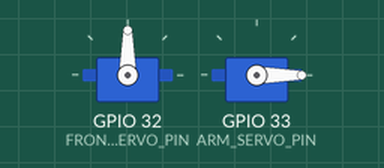
The sketch below on a simulated ESP32. Parts: 2 × servo.

Above: at 0.1 s.
At 15.45 s:
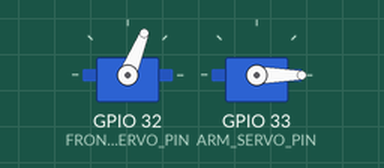
At 16.9 s:
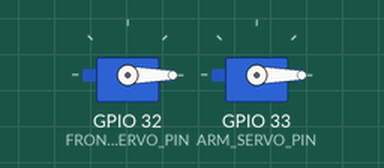
At 32.6 s:
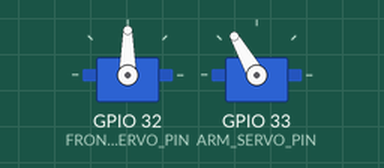
Timing chart, 0 to 34.1 s (numbered marks = the images above):
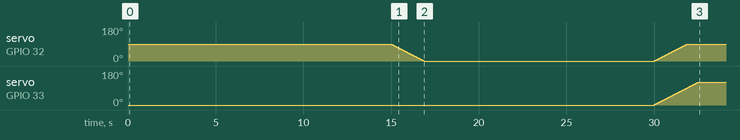

The sketch:

servoarmfront.ino
```cpp
#include <ESP32Servo.h>

// Define servo pins
#define FRONT_SERVO_PIN 32
#define ARM_SERVO_PIN 33  // Adjust based on your actual setup

// Define servo positions and movement parameters
#define FRONT_SERVO_POS_90 90
#define FRONT_SERVO_POS_0 0
#define ARM_SERVO_POS_120 120
#define ARM_SERVO_POS_DOWN 0  // Assuming down position as 0 degrees
#define SERVO_MOVE_INTERVAL 20 // Time in milliseconds between servo movements to control speed

// Create servo objects
Servo FrontServo;
Servo ArmServo;

// Variables to manage servo positions and timing
int frontServoTargetPosition = FRONT_SERVO_POS_90; // Target position for front servo
int armServoTargetPosition = ARM_SERVO_POS_DOWN; // Target position for arm servo
unsigned long lastFrontServoMoveTime = 0;
unsigned long lastArmServoMoveTime = 0;
unsigned long frontServoChangeTime = 0;
unsigned long armServoChangeTime = 0;

void setup() {
  ESP32PWM::allocateTimer(0);
  ESP32PWM::allocateTimer(1);
  FrontServo.attach(FRONT_SERVO_PIN);
  ArmServo.attach(ARM_SERVO_PIN);
  FrontServo.write(frontServoTargetPosition);
  ArmServo.write(armServoTargetPosition);
}

void loop() {
  unsigned long currentMillis = millis();

  // Front servo control
  if (currentMillis - frontServoChangeTime >= 15000) { // Every 15 seconds
    frontServoChangeTime = currentMillis;
    frontServoTargetPosition = (frontServoTargetPosition == FRONT_SERVO_POS_90) ? FRONT_SERVO_POS_0 : FRONT_SERVO_POS_90;
  }

  // Slow movement control for FrontServo
  if (currentMillis - lastFrontServoMoveTime > SERVO_MOVE_INTERVAL) {
    lastFrontServoMoveTime = currentMillis;
    int currentPos = FrontServo.read();
    if (currentPos < frontServoTargetPosition) {
      FrontServo.write(currentPos + 1); // Increment position for slow movement
    } else if (currentPos > frontServoTargetPosition) {
      FrontServo.write(currentPos - 1); // Decrement position for slow movement
    }
  }

  // Arm servo control
  if (FrontServo.read() == FRONT_SERVO_POS_0 && currentMillis - armServoChangeTime >= 30000) {
    armServoChangeTime = currentMillis;
    armServoTargetPosition = (armServoTargetPosition == ARM_SERVO_POS_DOWN) ? ARM_SERVO_POS_120 : ARM_SERVO_POS_DOWN;
  }

  // Slow movement control for ArmServo
  if (currentMillis - lastArmServoMoveTime > SERVO_MOVE_INTERVAL && armServoTargetPosition == ARM_SERVO_POS_120) {
    lastArmServoMoveTime = currentMillis;
    int currentPos = ArmServo.read();
    if (currentPos < armServoTargetPosition) {
      ArmServo.write(currentPos + 1); // Increment position for slow movement
    } else if (currentPos > armServoTargetPosition) {
      ArmServo.write(currentPos - 1); // Decrement position for slow movement
    }
  }
}
```

Measured:
- by itself, servo on GPIO 33 (ARM_SERVO_PIN): moves from 0° to 120° over 2.5 s
